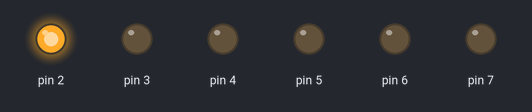
The sketch below on a simulated Arduino Uno, built with avr-gcc and run on an emulated ATmega328P. Parts: output pins drawn as LEDs (lit = HIGH).

Above: at 0.02 s.
At 0.37 s:
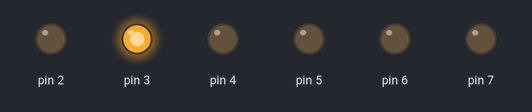
At 0.72 s:
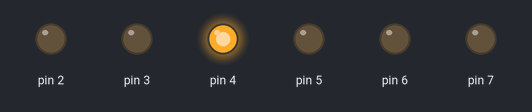
At 1.47 s:
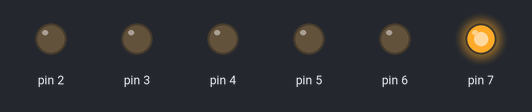
At 2.27 s:
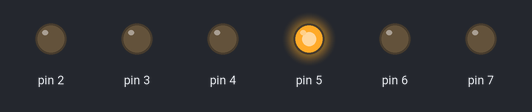
At 2.92 s:
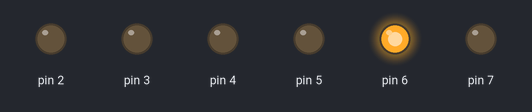
Timing chart, 0 to 3.2 s (numbered marks = the images above):
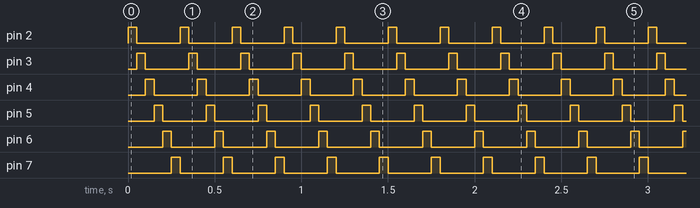

Measured:
- by itself, pin 2–7: alternates HIGH for 0.05 s and LOW for 0.25 s

The sketch:

led.ino
```cpp
  const int led01 = 2;
  const int led02 = 3;
  const int led03 = 4;
  const int led04 = 5;
  const int led05 = 6;
  const int led06 = 7;

  const int ledON = HIGH;
  const int ledOFF = LOW;
  const int ledDelay = 50;

  int i;
  int j;

void setup() {
  // put your setup code here, to run once:
  for(j=0; j<1000; j++) {
    for(i=led01; i<=led06; i++) {
      pinMode(i, OUTPUT);
      digitalWrite(i, ledON);
      delay(ledDelay);
      digitalWrite(i, ledOFF);
    }
  }
}

void loop() {
  // put your main code here, to run repeatedly:

  //digitalWrite(i, ledON);
  //delay(ledDelay);
  //digitalWrite(i, ledOFF);

  //i++;

  //i = (i > led06 ) ? led01 : i;
}
```
